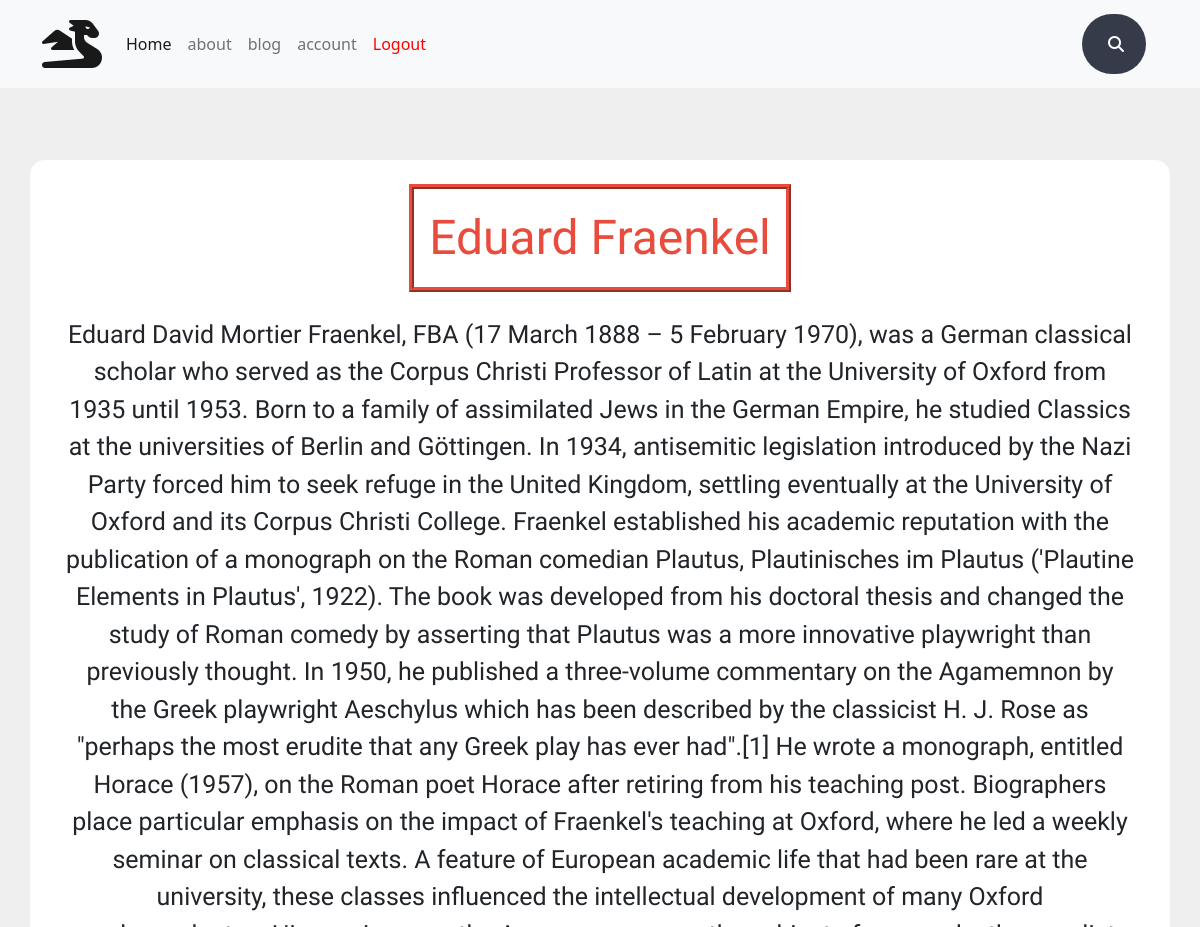
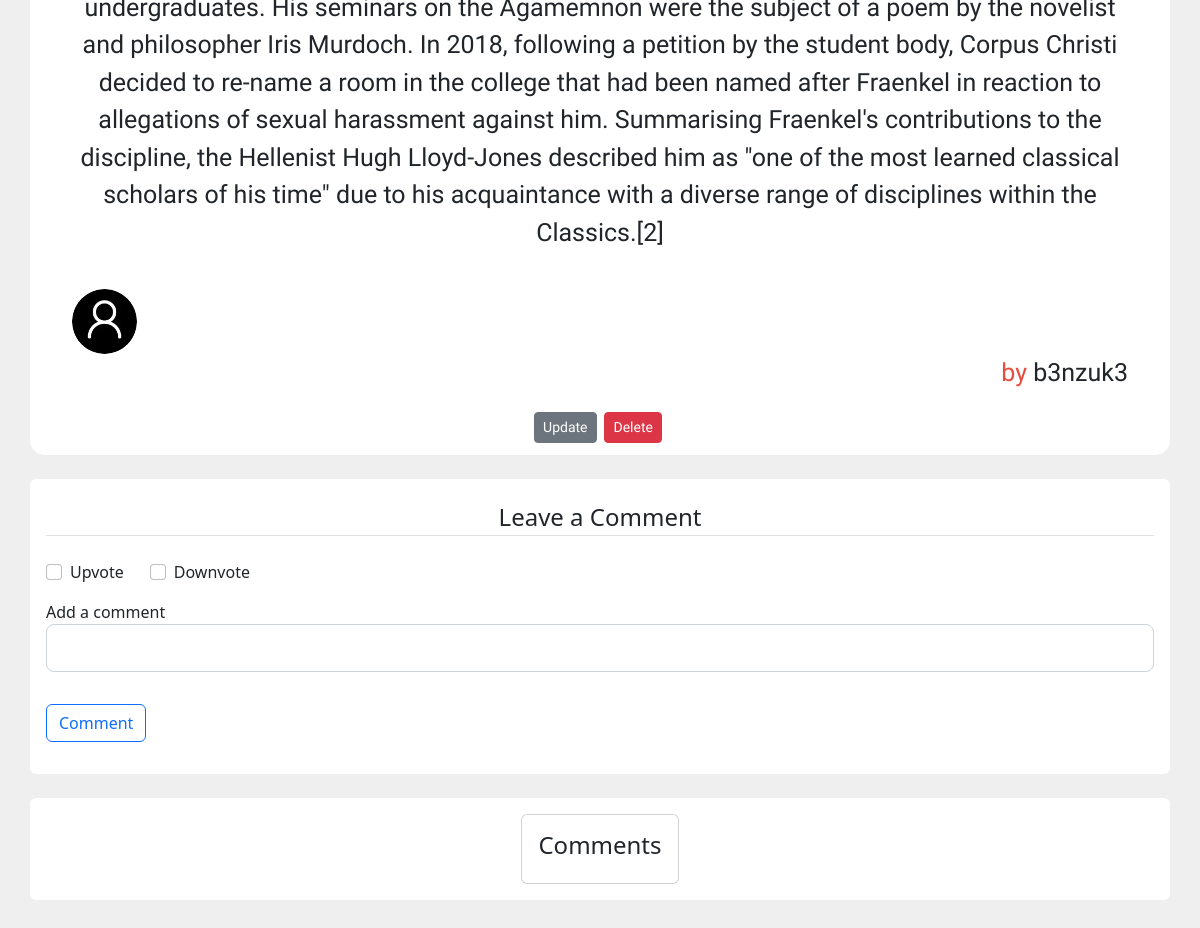
/blog/2 (signed in), run on the app's committed database (2 pictures, top to bottom).
### blog/models.py (models this page shows, shortened)
class Post(db.Model):
    id = db.Column(db.Integer, primary_key=True)
    title = db.Column(db.String(100), nullable=False)
    likes = db.Column(db.Integer, nullable=False, default=0)
    dislikes = db.Column(db.Integer, nullable=False, default=0)
    date_posted = db.Column(db.DateTime, nullable=False, default=datetime.utcnow)
    content = db.Column(db.Text, nullable=False)
    user_id = db.Column(db.Integer, db.ForeignKey('user.id'), nullable=False)
    comments = db.relationship('Comments', backref='post_author', lazy=True)

class User(db.Model, UserMixin):
    id = db.Column(db.Integer, primary_key=True)
    username = db.Column(db.String(20), unique=True, nullable=False)
    email = db.Column(db.String(120), unique=True, nullable=False)
    image_file = db.Column(db.String(20), nullable=False, default='default.jpg')
    password = db.Column(db.String(60), nullable=False)
    posts = db.relationship('Post', backref='author', lazy=True)
    comments = db.relationship('Comments', backref='user_comments', lazy=True)

### blog/views.py (the view, shortened to what this page needs)
@app.route('/blog/<int:post_id>', methods=['GET', 'POST'])
def blog(post_id):
    post = Post.query.get_or_404(post_id)
    comments = Comments.query.order_by(Comments.date_posted.desc()).filter_by(post_id=post_id)
    form = CommentForm(request.form)
    return render_template('blog.html', post=post, form=form, comments=comments)

### blog/forms.py
class CommentForm(Form):
    content = StringField('Add a comment',[validators.DataRequired()])
    upvote = BooleanField('Upvote')
    downvote = BooleanField('Downvote')
    submit = SubmitField('Comment')

### blog/models.py (called while the page is built)
@login_manager.user_loader
def load_user(user_id):
    return User.query.get(int(user_id))

### blog/templates/blog.html (shortened to what this page needs)
{% extends "layout.html" %}
{% block content %}
<section id="about-me" class="container bg-white text-center mt-5 pt-4 pb-2">
  <h2 class="font-weight-bold display-5 mx-auto">{{ post.title }}</h2>
  <div class="content text-left p-4">
    {{ post.content }}
  </div>
  <div class="text-start start" style="padding-left:30px;">
    <img style="margin-top: 14px;" class="rounded-circle article-img" src="{{ url_for('static', filename='profile_pics/' + post.author.image_file) }}">
  </div>
  <div class="text-end end" style="padding-right:30px;">
 <p> <span style=" color:#e74c3c; " >by </span> {{ post.author.username }}</p>
  </div>
  {% if post.author == current_user %}
      <div>
        <a class="btn btn-secondary btn-sm mt-1 mb-1" href="{{ url_for('update_post', post_id = post.id) }}">Update</a>
        <button type="button" class="btn btn-danger btn-sm m-1" data-bs-toggle="modal" data-bs-target="#exampleModal">
          Delete
        </button>
      </div>
      {% endif %}
</section>
<div class="container mt-4 p-3 mb-4 bg-body rounded">
  <form method="POST" action="">
    <fieldset class="form-group mt-1 mb-2">
      <legend class="border-bottom mb-4 text-center">Leave a Comment</legend>
      <div class="form-check" style="display: flex">
        <div>
          {{ form.upvote(class="form-check-input") }} {{
          form.upvote.label(class="form-check-label") }}
        </div>
        <div style="margin-left: 50px">
          {{ form.downvote(class="form-check-input") }} {{
          form.downvote.label(class="form-check-label") }}
        </div>
      </div>
      <div class="form-group mt-3 mb-3">
        {{ form.content.label(class="form-control-label") }} {% if
        form.content.errors %} {{ form.content(class="form-control
        form-control-lg is-invalid") }}
        <div class="invalid-feedback">
          {% for error in form.password.errors %}
          <span>{{ error }}</span>
          {% endfor %}
        </div>
        {% else %} {{ form.content(class="form-control form-control-lg") }} {%
        endif %}
      </div>
    </fieldset>
    <div class="form-group mt-3 mb-3">
      {{ form.submit(class="btn btn-outline-primary") }}
    </div>
  </form>
</div>
<div class="container d-flex justify-content-center mt-100 mb-100 p-3 mb-4 bg-body rounded">
  <div class="row">
    <div class="col-md-12">
      <div class="card">
        <div class="card-body">
          <h4 class="card-title">Comments</h4>
        </div>
      </div>
    </div>
  </div>
</div>
{% endblock content %}

### blog/static/css/main.css (style rules this page uses)
* { box-sizing: border-box; }
.bg-custom { background: #efefef; //background:#777; }
#about-me { font-family: 'Handlee', cursive; border-radius: 15px; }
#about-me .content { font-size: 25px; }
#about-me .end { font-size: 25px; }
#about-me h2 { display: inline-block; text-align: center; border: 5px ridge #e74c3c; padding: 20px 15px; color: #e74c3c; margin: auto 10px; }
.article-img { height: 65px; width: 65px; margin-right: 16px; }

### data on the page
Post: title "Eduard Fraenkel", content "Eduard David Mortier Fraenkel, FBA (17 March 1888 – 5 February 1970), was a German classical scholar who served as the Corpus Christi Professor of Latin at the University of Oxford from 1935 until 1953. Born to a family of assimilated Jews in the German Empire, he studied Classics at the universities of Berlin and Göttingen. In 1934, antisemitic legislation introduced by the Nazi Party forced him to seek refuge in the United Kingdom, settling eventually at the University of Oxford and its Corpus Christi College. Fraenkel established his academic reputation with the publication of a monograph on the Roman comedian Plautus, Plautinisches im Plautus ('Plautine Elements in Plautus', 1922). The…"
User: image_file (placeholder picture), author.username "b3nzuk3"
